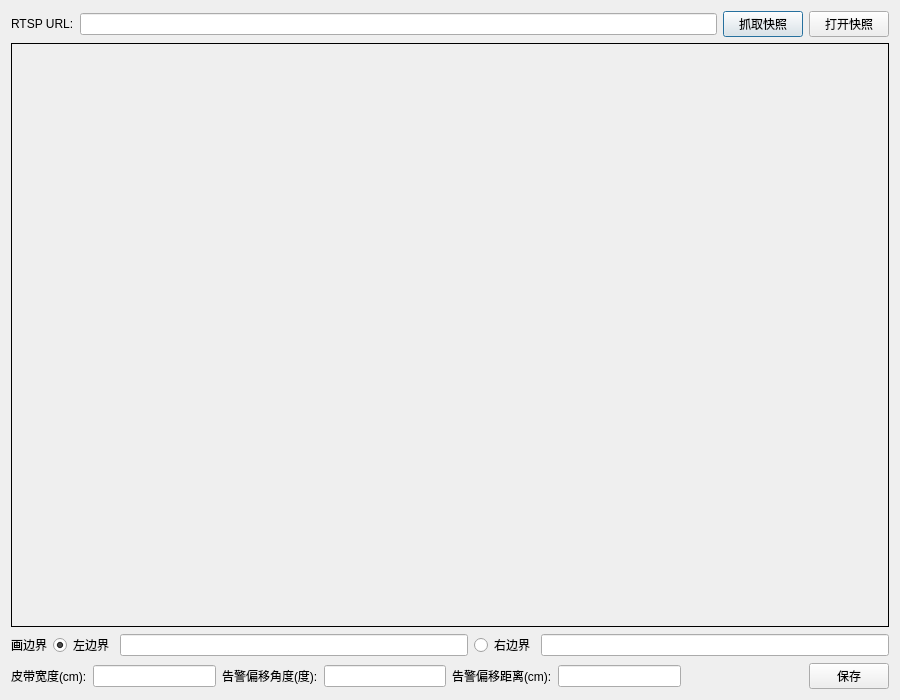
<?xml version="1.0" encoding="UTF-8"?>
<ui version="4.0">
 <class>BeltMonitorForm</class>
 <widget class="QDialog" name="BeltMonitorForm">
  <property name="geometry">
   <rect>
    <x>0</x>
    <y>0</y>
    <width>900</width>
    <height>700</height>
   </rect>
  </property>
  <property name="windowTitle">
   <string>摄像头配置</string>
  </property>
  <layout class="QVBoxLayout" name="verticalLayout">
   <item>
    <layout class="QHBoxLayout" name="horizontalLayout_url">
     <item>
      <widget class="QLabel" name="label_url">
       <property name="text">
        <string>RTSP URL:</string>
       </property>
      </widget>
     </item>
     <item>
      <widget class="QLineEdit" name="lineEdit_url"/>
     </item>
     <item>
      <widget class="QPushButton" name="pushButton_grab">
       <property name="text">
        <string>抓取快照</string>
       </property>
      </widget>
     </item>
     <item>
      <widget class="QPushButton" name="pushButton_open">
       <property name="text">
        <string>打开快照</string>
       </property>
      </widget>
     </item>
    </layout>
   </item>
   <item>
    <widget class="ZImageLabel" name="label_snapshot">
     <property name="minimumSize">
      <size>
       <width>640</width>
       <height>480</height>
      </size>
     </property>
     <property name="frameShape">
      <enum>QFrame::Box</enum>
     </property>
     <property name="alignment">
      <set>Qt::AlignCenter</set>
     </property>
    </widget>
   </item>
   <item>
    <layout class="QHBoxLayout" name="horizontalLayout_border">
     <item>
      <widget class="QLabel" name="label_border_hint">
       <property name="text">
        <string>画边界</string>
       </property>
      </widget>
     </item>
     <item>
      <widget class="QRadioButton" name="radioButton_left">
       <property name="text">
        <string>左边界</string>
       </property>
       <property name="checked">
        <bool>true</bool>
       </property>
      </widget>
     </item>
     <item>
      <widget class="QLineEdit" name="lineEdit_leftborder">
       <property name="readOnly">
        <bool>true</bool>
       </property>
      </widget>
     </item>
     <item>
      <widget class="QRadioButton" name="radioButton_right">
       <property name="text">
        <string>右边界</string>
       </property>
      </widget>
     </item>
     <item>
      <widget class="QLineEdit" name="lineEdit_rightborder">
       <property name="readOnly">
        <bool>true</bool>
       </property>
      </widget>
     </item>
    </layout>
   </item>
   <item>
    <layout class="QHBoxLayout" name="horizontalLayout_params">
     <item>
      <widget class="QLabel" name="label_beltwidth">
       <property name="text">
        <string>皮带宽度(cm):</string>
       </property>
      </widget>
     </item>
     <item>
      <widget class="QLineEdit" name="lineEdit_beltwidth"/>
     </item>
     <item>
      <widget class="QLabel" name="label_angle">
       <property name="text">
        <string>告警偏移角度(度):</string>
       </property>
      </widget>
     </item>
     <item>
      <widget class="QLineEdit" name="lineEdit_angle"/>
     </item>
     <item>
      <widget class="QLabel" name="label_dist">
       <property name="text">
        <string>告警偏移距离(cm):</string>
       </property>
      </widget>
     </item>
     <item>
      <widget class="QLineEdit" name="lineEdit_dist"/>
     </item>
     <item>
      <spacer name="horizontalSpacer">
       <property name="orientation">
        <enum>Qt::Horizontal</enum>
       </property>
       <property name="sizeHint" stdset="0">
        <size>
         <width>40</width>
         <height>20</height>
        </size>
       </property>
      </spacer>
     </item>
     <item>
      <widget class="QPushButton" name="pushButton_save">
       <property name="text">
        <string>保存</string>
       </property>
      </widget>
     </item>
    </layout>
   </item>
  </layout>
 </widget>
 <customwidgets>
  <customwidget>
   <class>ZImageLabel</class>
   <extends>QLabel</extends>
   <header>ZImageLabel</header>
  </customwidget>
 </customwidgets>
 <resources/>
 <connections/>
</ui>
